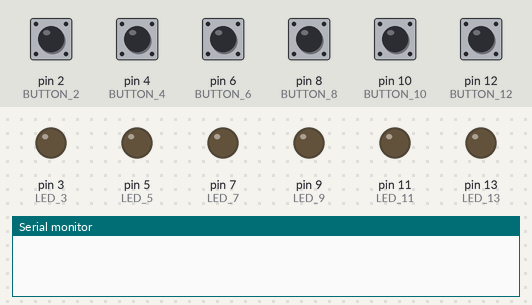
Simulated run of this sketch. Board: Arduino Uno, built with avr-gcc and run on an emulated ATmega328P. Shown: output pins drawn as LEDs (lit = HIGH), the last lines printed to the serial monitor. The test bench sets the inputs (shaded band); at power-on: pin 2 (BUTTON_2), pin 4 (BUTTON_4), pin 6 (BUTTON_6), pin 8 (BUTTON_8), pin 10 (BUTTON_10), pin 12 (BUTTON_12) LOW.

Above: at 1.2 s.
1.3 s: pin 2 (BUTTON_2) pulled HIGH for 0.15 s
At 2.0 s:
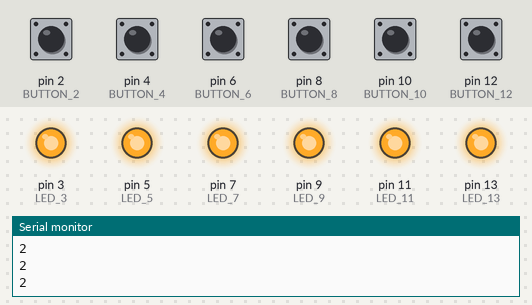
Timing chart, 0 to 4.3 s (numbered marks = the images above; inputs shaded):
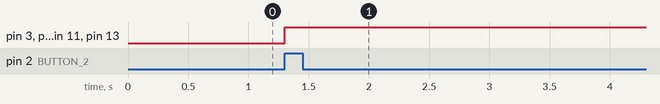

The sketch:

test_06.ino
```cpp
// PINS ////////////////
int BUTTON_2=2;
int LED_3=3;

int BUTTON_4=4;
int LED_5=5;

int BUTTON_6=6;
int LED_7=7;

int BUTTON_8=8;
int LED_9=9;

int BUTTON_10=10;
int LED_11=11;

int BUTTON_12=12;
int LED_13=13;

int pinBouton;

void setup()

{
Serial.begin(9600);
  pinMode(LED_3,OUTPUT);
  pinMode(LED_5,OUTPUT);
  pinMode(LED_7,OUTPUT);
  pinMode(LED_9,OUTPUT);
  pinMode(LED_11,OUTPUT);
  pinMode(LED_13,OUTPUT);


  pinMode(BUTTON_2,INPUT);
  pinMode(BUTTON_4,INPUT);
  pinMode(BUTTON_6,INPUT);
  pinMode(BUTTON_8,INPUT);
  pinMode(BUTTON_10,INPUT);
  pinMode(BUTTON_12,INPUT);

}

void loop()

{
  if(digitalRead(BUTTON_2)==HIGH || digitalRead(BUTTON_6)==HIGH || digitalRead(BUTTON_10)==HIGH)
  {
    Serial.println("2");
    digitalWrite(LED_3,HIGH);
    digitalWrite(LED_5,HIGH);

    digitalWrite(LED_7,HIGH);

    digitalWrite(LED_9,HIGH);

    digitalWrite(LED_11,HIGH);

    digitalWrite(LED_13,HIGH);


  }

  if(digitalRead(BUTTON_4)==HIGH)
  {
    Serial.println("4");
        digitalWrite(LED_5,HIGH);


  }

  if(digitalRead(BUTTON_6)==HIGH)
  {
    Serial.println("6");
        digitalWrite(LED_7,HIGH);


  }

  if(digitalRead(BUTTON_8)==HIGH)
  {
    Serial.println("8");
        digitalWrite(LED_9,HIGH);


  }

  if(digitalRead(BUTTON_10)==HIGH)
  {
    Serial.println("10");
        digitalWrite(LED_11,HIGH);

  }

  if(digitalRead(BUTTON_12)==HIGH)
  {
    Serial.println("12");
        digitalWrite(LED_13,HIGH);


  }


}
```

Measured:
- after the input at 1.3 s, pin 3 (LED_3), pin 5 (LED_5), pin 7 (LED_7), pin 9 (LED_9), pin 11 (LED_11), pin 13 (LED_13): LOW → HIGH at once
